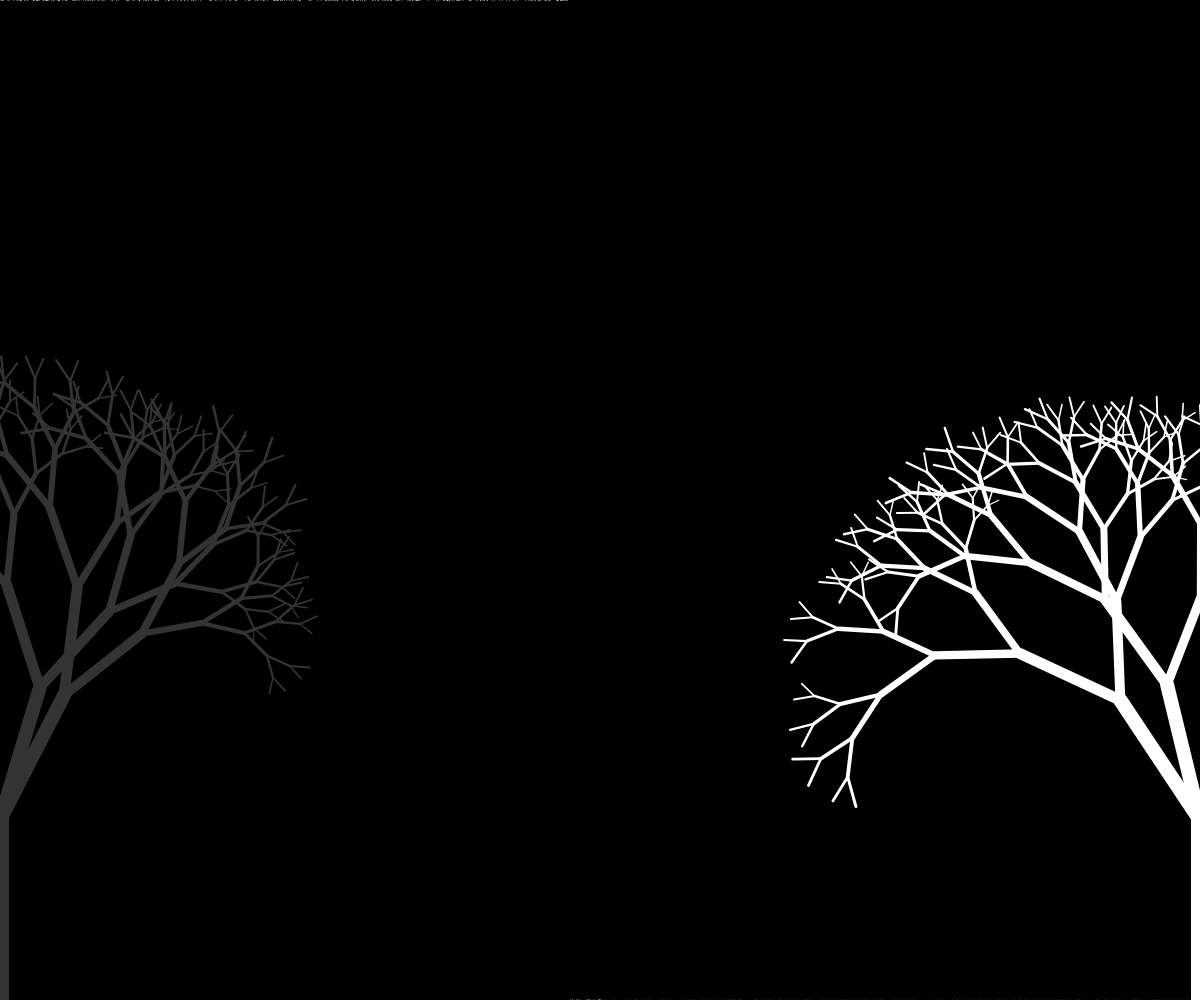
Frame 1 (no input)
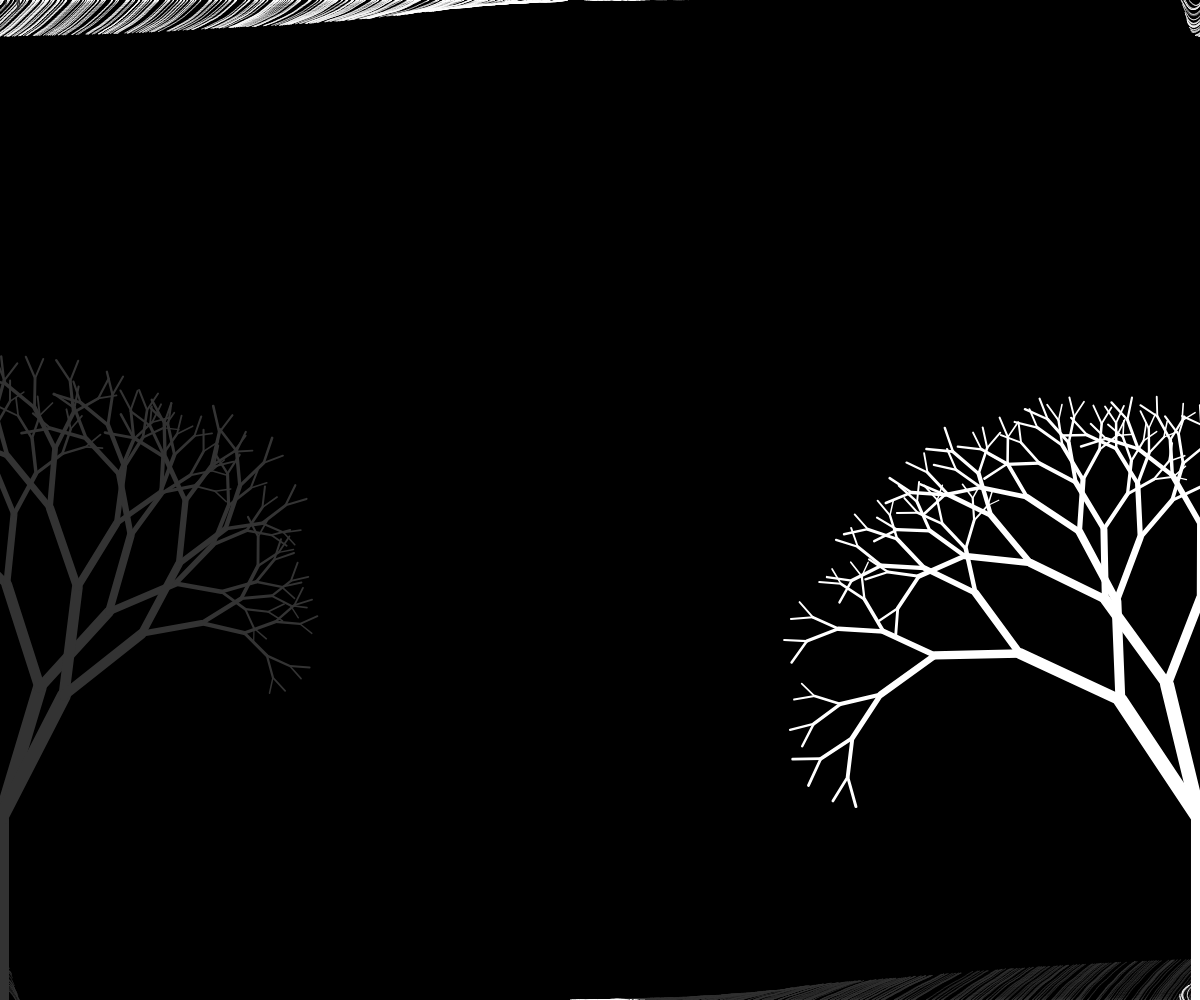
Frame 60 (no input)
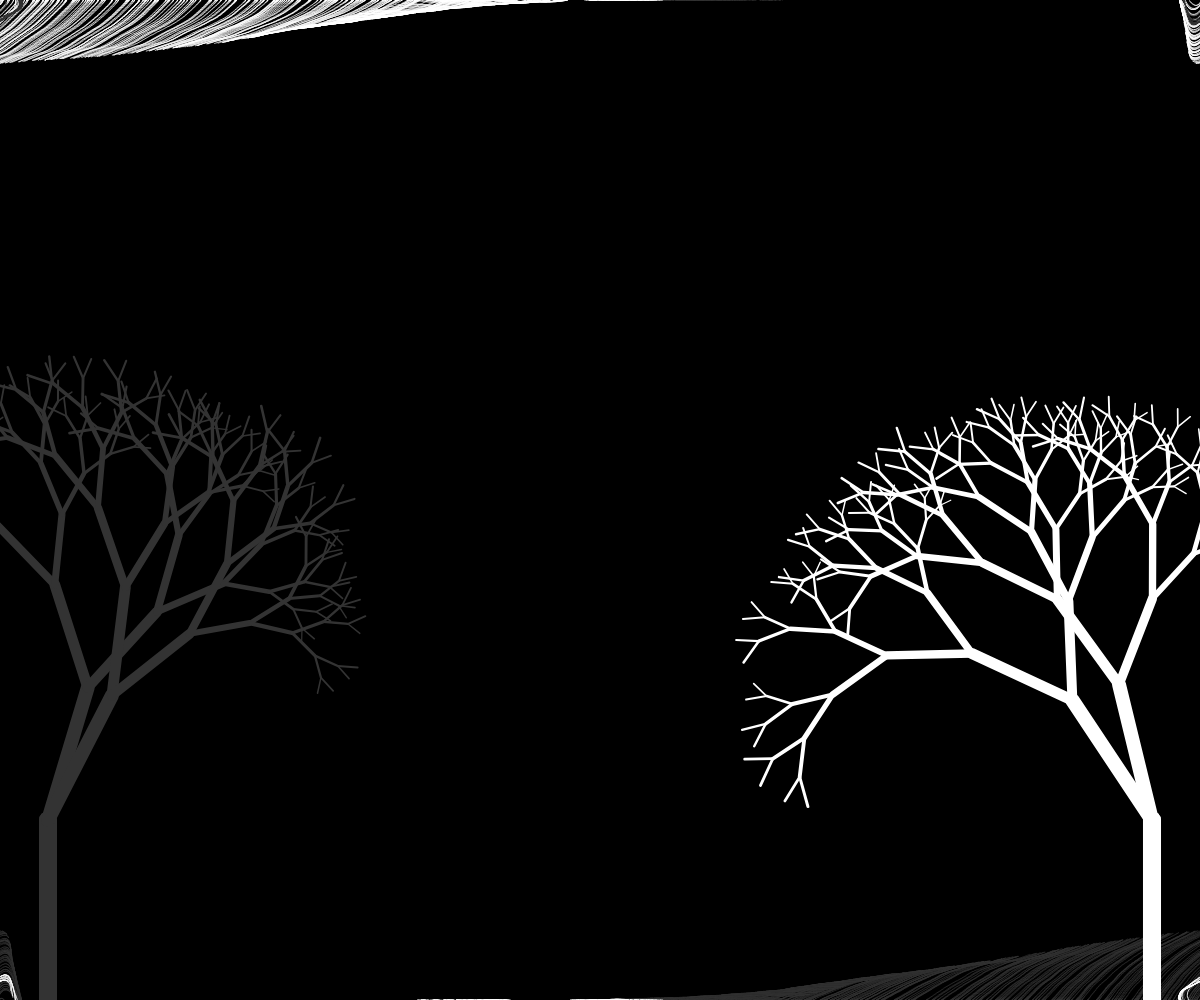
Frame 120 (the mouse pressed at the canvas centre since frame 60)

The p5.js sketch that drew these frames (run headless with seeded random() and noise() and a simulated clock; from frame 60 on, the mouse is pressed at the canvas centre):

// p5.js sketch
// ── sketch.js
let n;

let treeLeft, treeRight, flow;

const RESOLUTION = 30;
const FREQ_POS = 0.0055;
const FREQ_TIME = 0.05;

let rows, cols;
let angles = [];
let vehicles = [];

function setup() {
  createCanvas(windowWidth, windowHeight);
  //background("#C0C0C0");

  n = width / 2;

  cols = ceil(width / RESOLUTION);
  rows = ceil(height / RESOLUTION);

  for (let i = 0; i < 300; i++) {
    vehicles.push(new Vehicle(random(0, width/2), height, "white"));
    //vehicles.push(new Vehicle(0, random(0, windowHeight), "#E0E0E0"));
    vehicles.push(new Vehicle(random(width/2, width), height, "#333333"));
    //vehicles.push(new Vehicle(windowWidth, random(0, windowHeight), "#A0A0A0"));
  }

  treeLeft = createGraphics(windowWidth, windowHeight);
  treeRight = createGraphics(windowWidth, windowHeight);
  flow = createGraphics(windowWidth, windowHeight);

  // left
  drawBranch(treeLeft, windowWidth / 2, windowHeight, 270, 180, 0, -0.5, 255);
  drawBranch(treeLeft, windowWidth / 2, windowHeight, 270, 180, 0, -1.2, 255);

  // right
  drawBranch(
    treeRight,
    windowWidth / 2,
    windowHeight,
    270,
    180,
    0,
    +0.5,
    "#333333"
  );
  drawBranch(
    treeRight,
    windowWidth / 2,
    windowHeight,
    270,
    180,
    0,
    +1.2,
    "#333333"
  );

  imageMode(CENTER);
}

function draw() {
  background(0);
  // background("#C0C0C0");

  angles = [];

  // draw and update the flow field;
  for (let r = 0; r < rows; r++) {
    for (let c = 0; c < cols; c++) {
      let x = c * RESOLUTION;
      let y = r * RESOLUTION;

      // angle from noise
      let gridCenter = createVector(x + RESOLUTION / 2, y + RESOLUTION / 2);
      let mouse = createVector(width/2,height/2);
      let vectorToMouse = p5.Vector.sub(mouse, gridCenter);

      let rotateAngle = map(sin(frameCount * 0.01), -1, 1, 30, 110);
      vectorToMouse.rotate(radians(rotateAngle));
      let angleFromMouse = vectorToMouse.heading();

      // angle from noise
      let xFrq = x * FREQ_POS + frameCount * FREQ_TIME;
      let yFrq = y * FREQ_POS + frameCount * FREQ_TIME;
      let noiseValue = noise(xFrq, yFrq); // 0 to 1
      let angleFromNoise = map(noiseValue, 0, 1, PI / 8, 0); // ***

      let angle = angleFromMouse + angleFromNoise;
      angles.push(angle);
    }
  }

  // vehicles
  for (let v of vehicles) {
    let c = floor(v.pos.x / RESOLUTION);
    let r = floor(v.pos.y / RESOLUTION);
    let index = c + r * cols;
    let angle = angles[index];
    v.flow(angle);
    v.update();
    v.reappear();
    v.displayPoint();
  }

  if (start == true) {
    n -= 0.8;
    if (n < 0) {
      n = 0;
    }
  }

  image(flow, windowWidth / 2, windowHeight / 2);
  image(treeLeft, windowWidth / 2 + n, windowHeight / 2);
  image(treeRight, windowWidth / 2 - n, windowHeight / 2);
}

let start = false;
function mousePressed() {
  if (start === false) {
    start = true;
  } else {
    start = false;
  }
}
//

class Vehicle {
  constructor(x, y, col) {
    this.pos = createVector(x, y);
    this.vel = createVector();
    this.acc = createVector();
    this.col = col;
    //
    this.mass = 1;
    this.size = 20;
    //
    this.angle = 0;
    //
    this.maxSpeed = 1;
    this.maxSteerForce = 0.08;
  }
  attractedTo(target) {
    let vector = p5.Vector.sub(target, this.pos);
    vector.mult(0.05);
    this.applyForce(vector);
    //
    this.vel.mult(0.95);
  }
  flow(angle) {
    let desiredVel = p5.Vector.fromAngle(angle); // direction
    desiredVel.mult(this.maxSpeed); // desire

    let steerForce = p5.Vector.sub(desiredVel, this.vel);
    steerForce.limit(this.maxSteerForce);

    this.applyForce(steerForce);
  }
  seek(target) {
    let desiredVel = p5.Vector.sub(target, this.pos);
    desiredVel.normalize(); // direction
    desiredVel.mult(this.maxSpeed); // desire

    let steerForce = p5.Vector.sub(desiredVel, this.vel);
    steerForce.limit(this.maxSteerForce);

    this.applyForce(steerForce);
  }
  update() {
    this.vel.add(this.acc);
    this.pos.add(this.vel);
    this.acc.mult(0);
    //
    this.angle = this.vel.heading();
  }
  applyForce(f) {
    if (this.mass <= 0) {
      console.log("Wrong mass");
      return;
    }
    let force = f.copy();
    force.div(this.mass);
    this.acc.add(force);
  }
  reappear() {
    if (this.pos.x < 0) {
      this.pos.x = width;
    } else if (this.pos.x > width) {
      this.pos.x = 0;
    }
    if (this.pos.y < 0) {
      this.pos.y = height;
    } else if (this.pos.y > height) {
      this.pos.y = 0;
    }
  }
  displayPoint() {
    flow.push();
    flow.stroke(this.col);
    flow.strokeWeight(1);
    flow.point(this.pos.x, this.pos.y);
    flow.pop();
  }
}
function drawBranch(pg, x, y, deg, len, gen, dir, col) {
  let angle = radians(deg);
  let targetX = x + cos(angle) * len;
  let targetY = y + sin(angle) * len;
  push();
  let sw = map(len, 150, 1, 15, 0);
  pg.stroke(col);
  blendMode(LIGHTEST);
  pg.strokeWeight(sw);
  pg.line(x, y, targetX, targetY);
  pop();

  // gen > 4
  // push particles

  if (gen <= 6) {
    gen++;
    if (gen == 1) {
      drawBranch(
        pg,
        targetX,
        targetY,
        deg + random(20, 35) * dir,
        len * random(0.75, 0.8),
        gen,
        dir,
        col
      );
    } else {
      drawBranch(
        pg,
        targetX,
        targetY,
        deg - random(20, 35),
        len * random(0.75, 0.8),
        gen,
        dir,
        col
      );
      drawBranch(
        pg,
        targetX,
        targetY,
        deg + random(20, 35),
        len * random(0.6, 0.75),
        gen,
        dir,
        col
      );
    }
  }
}
